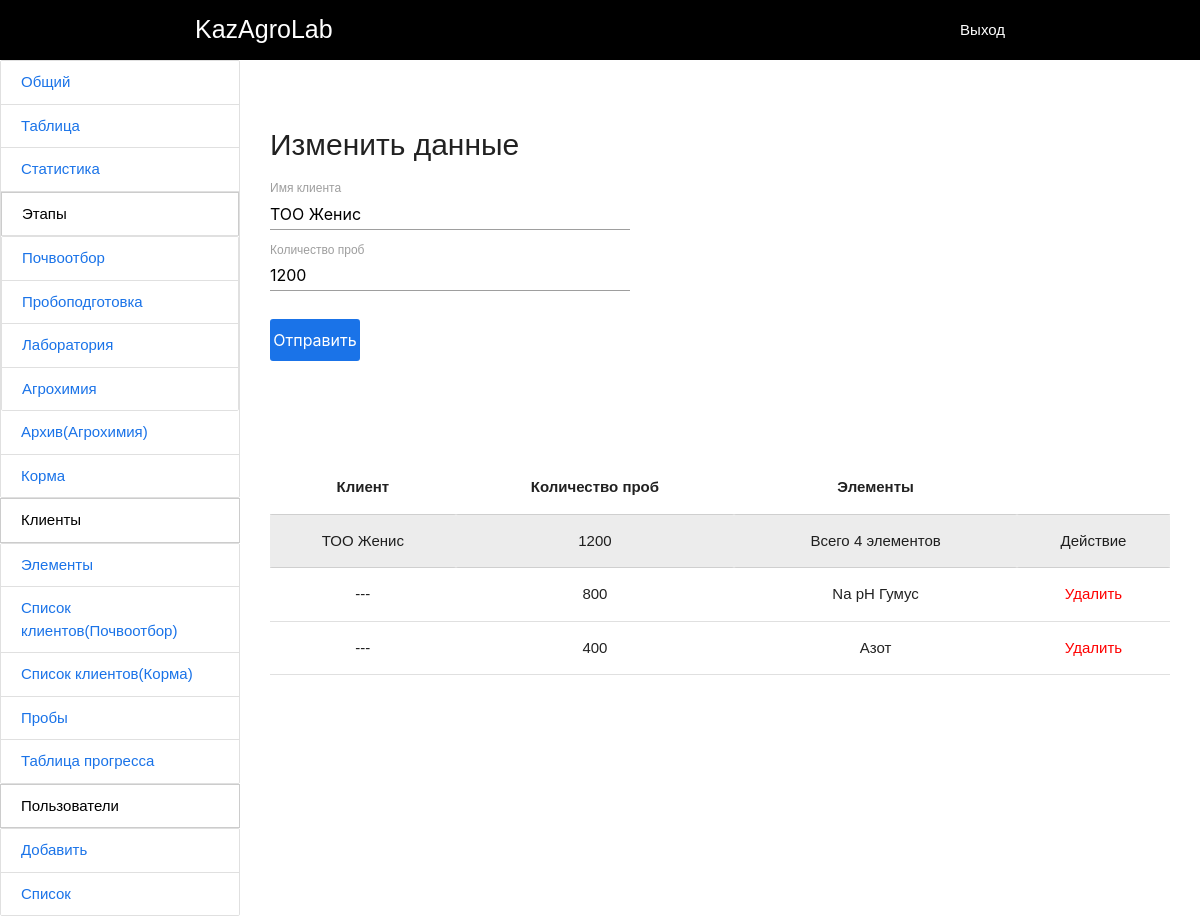
Page /clients/6 (signed in) on the committed database.
### navi/models.py (models this page shows, shortened)
class Client(models.Model):
    name = models.CharField(max_length=500)
    countSamples = models.IntegerField()
    class Meta:
        verbose_name = 'Клиент'
        verbose_name_plural = 'Клиенты'

class Samples(models.Model):
    client = models.ForeignKey(Client, on_delete=models.CASCADE, related_name='samples')
    count = models.IntegerField()
    elements = models.ManyToManyField(elementsName, related_name='elements')
    class Meta:
        verbose_name = 'Проба'
        verbose_name_plural = 'Пробы'

class elementsName(models.Model):
    name = models.CharField(max_length=500)
    basic = models.BooleanField(default=False)
    def __str__(self):
        return self.name
    class Meta:
        verbose_name = 'Элемент'
        verbose_name_plural = 'Элементы'

### navi/myDecorators.py (the view)
        def wrapper(request,*args,**kwargs):
            g = False
            for i in groups:
                for j in list(request.user.groups.all()):
                    if i==str(j):
                        g = True
            if g:
                return func(request,*args,**kwargs)
            else:
                return render(request,'403.html')

### navi/context_processors.py (called while the page is built)
def UserGroups(request):
    user = request.user
    groups = user.groups.all()
    list_group = []
    for i in groups:
        list_group.append(i.name)
    return {"userGroups":list_group}

### navi/myDecorators.py (called while the page is built)
def hasGroups(groups = []):
    def has_groups(func):
        def wrapper(request,*args,**kwargs):
            g = False
            for i in groups:
                for j in list(request.user.groups.all()):
                    if i==str(j):
                        g = True
            if g:
                return func(request,*args,**kwargs)
            else:
                return render(request,'403.html')
        return wrapper
    return has_groups

### navi/views.py (called while the page is built)
@login_required(redirect_field_name='login')
@hasGroups(groups = ['Админ'])
def detailClient(request, pk):
    update = 'updateClient'
    client = Client.objects.get(pk=pk)
    clientSamples = Samples.objects.filter(client = client)
    ostatok = client.countSamples
    zero = []
    for i in clientSamples:
        ostatok -= i.count
        for j in i.elements.all():
            zero.append(j.name)
    elCount = len(set(zero))
    return render(request, 'detailClient.html',{'update':update,
                                                'client':client,
                                                'clientSamples':clientSamples,
                                                'ostatok':ostatok,
                                                'elCount':elCount})

### navi/templates/detailClient.html (shortened to what this page needs)
{% extends 'base.html' %}
{% load mytags %}
{% block content %}
<h2 class="content_title form_add_title">Изменить данные</h2>
<form class="form_add" action="{% url update client.pk %}" method="POST">
    <label for="client_name">Имя клиента</label>
    <input name="name" type="text" class="input" id="client_name" required value='{{ client.name }}'>
    <label for="prob_count">Количество проб</label>
    <input name="countSamples" type="number" class="input" id="prob_count" required value='{{ client.countSamples }}'>
    <button type="submit" class="form_add_btn">Отправить</button>
</form>
<table class="prop_table centered">
    <thead>
        <tr>
            <th class="table_head">Клиент</th>
            <th class="table_head">Количество проб</th>
            <th class="table_head">Элементы</th>
        </tr>
    </thead>
    <tbody>
        <tr style="    background-color: #bebebe4a;">
            <td>{{client.name}}</td>
            <td>{{client.countSamples}}</td>
            <td> Всего {{elCount}} элементов  </td>
            <td> Действие </td>
        </tr>
        {% for i in clientSamples %}
        <tr>
            <td> --- </td>
            <td>{{i.count}}</td>
            <td>{% for j in i.elements.all %} {{j}} {% endfor %}</td>
            <td><a href="{% url 'deleteSample' i.pk  %}" class="table_action table_action_delete modal-trigger">Удалить</a></td>
        </tr>
    {% endfor %}
    </tbody>
</table>
{% endblock %}

### navi/static/css/style.css (style rules this page uses)
body { font-family: 'Noto Sans JP', sans-serif; width: 100%; }
.input { height: 2rem !important; margin-top: 18px; outline: none; padding: 12px 12px; }
.content_title { font-size: 39px; margin: 15px 0; font-weight: 600; }
.content_title.form_add_title { font-size: 30px; font-weight: 400; margin-top: 65px; }
.form_add { min-width: 300px; max-width: 360px; margin-bottom: 100px; }
.form_add_btn { margin-top: 20px; background-color: #1A73E8; color: #fff; border: 0; padding: 10px 0; border-radius: 3px; width: 90px; font-size: 16px; cursor: pointer; border: 2px solid #1A73E8; transition: 0.3s; }
.table_head { cursor: pointer !important; z-index: 10; }
.table_action { color: #083d83; cursor: pointer; }
.table_action.table_action_delete { color: red; }
.table_head { cursor: pointer; }

### rows in the picture
Client: name "ТОО Женис", countSamples "1200"
Samples: count "800"
elementsName: name "Na"
elementsName: name "pH"
elementsName: name "Гумус"
Samples: count "400"
elementsName: name "Азот"

### other values in the picture
{{ elCount }} "4"
